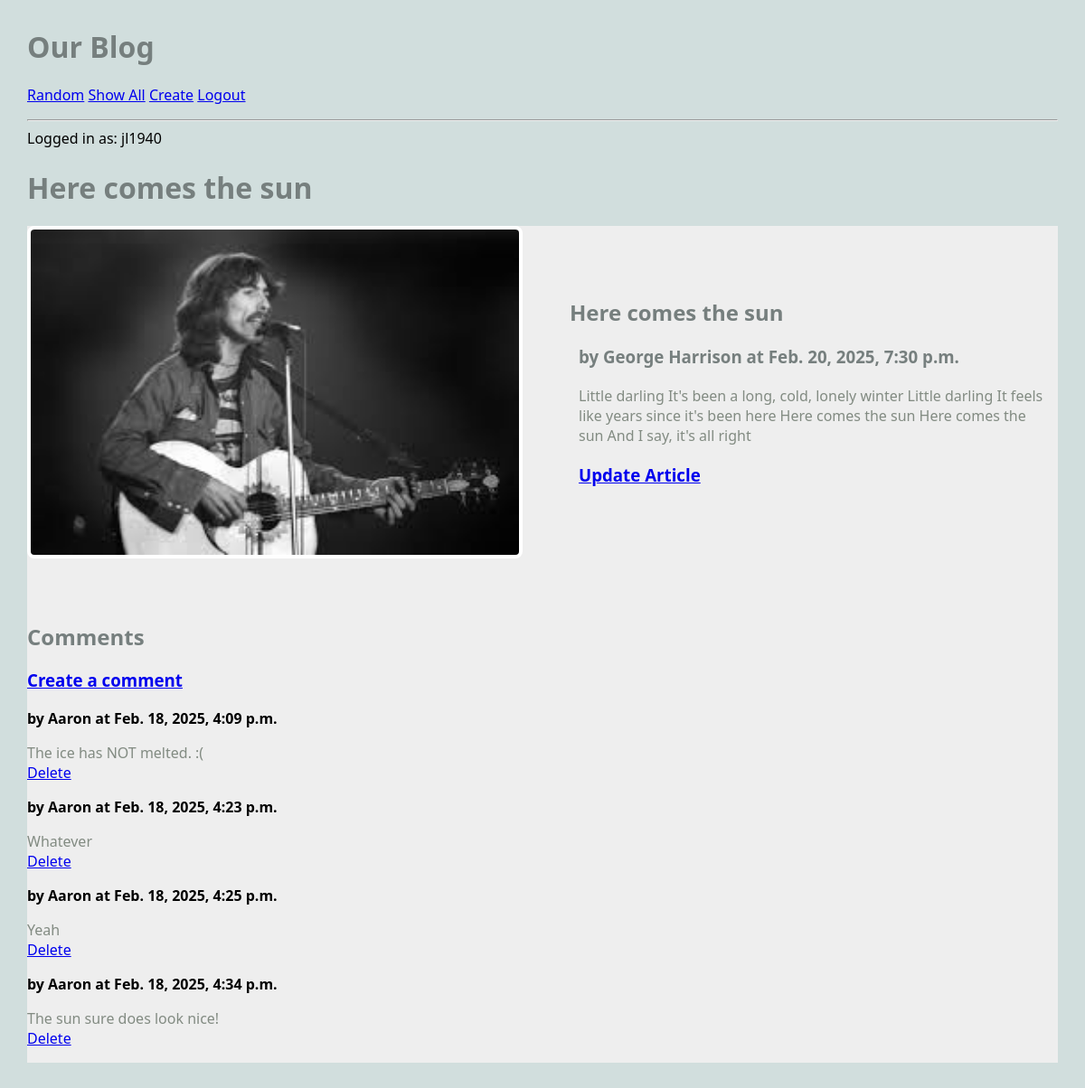
/blog/article/5 (signed in), run on the app's committed database.
### blog/models.py (models this page shows, shortened)
class Article(models.Model):
    title = models.TextField(blank=True)
    author = models.TextField(blank=True)
    text = models.TextField(blank=True)
    published = models.DateTimeField(auto_now=True)
    image_file = models.ImageField(blank=True) # an actual image
    user = models.ForeignKey(User, on_delete=models.CASCADE) ## NEW
    def get_all_comments(self):
        comments = Comment.objects.filter(article=self)
        return comments

class Comment(models.Model):
    article = models.ForeignKey(Article, on_delete=models.CASCADE)
    author = models.TextField(blank=False)
    text = models.TextField(blank=False)
    published = models.DateTimeField(auto_now=True)
    def __str__(self):
        return f'{self.text}'

### blog/views.py (the view)
# urls.py: path('article/<int:pk>', ArticleView.as_view(), name='article'),
class ArticleView(DetailView):
    model = Article
    template_name = "blog/article.html"
    context_object_name = "article" # note singular variable name

### blog/templates/blog/article.html
{% extends 'blog/base.html' %}
{% block content %}
<h1>{{article.title}}</h1>
<main class="grid-container">
    <article class="featured">
        {% if article.image_file %}
        <img src="{{article.image_file.url}}" alt="">
        {% else %}
        <h3>No image</h3>
        {% endif %}
        <div>
            <h2>{{article.title}}</h2>
            <h3>by {{article.author}} at {{article.published}}</h3>
            <p>
                {{article.text}}
            </p>
            <h3>
                <a href="{% url 'update_article' article.pk %}">Update Article</a>
            </h3>
        </div>
    </article>
    <div>
        <h2>Comments</h2>
        <h3>
            <a href="{% url 'create_comment' article.pk %}">Create a comment</a>
        </h3>
        {% for comment in article.get_all_comments %}
            <div>
                <strong>by {{comment.author}} at {{comment.published}}</strong>
                <p>
                    {{comment.text}}
                    <br>
                    <a href="{% url 'delete_comment' comment.pk %}">Delete</a>
                </p>
            </div>
        {% endfor %}
    </div>
</main>
{% endblock %}

### blog/templates/blog/base.html (shortened to what this page needs)
{% load static %}
<html>
    <head>
        <link rel="stylesheet" href="{% static 'styles-blog.css' %}">
    </head>
    <body>
        <head>
            <h1>Our Blog</h1>
            <nav>
                <ul>
                    <li><a href="{% url 'random' %}">Random</a></li>
                    <li><a href="{% url 'show_all' %}">Show All</a></li>
                    <li><a href="{% url 'create_article' %}">Create</a></li>
                    {% if request.user.is_authenticated %}
                    <li><a href="{% url 'logout' %}">Logout</a></li>
                    {% else %}
                    <li><a href="{% url 'login' %}">Login</a></li>
                    {% endif %}
                </ul>
                <hr>
                {% if request.user.is_authenticated %}
                Logged in as: {{request.user}}
                {% else %}
                Not logged in.
                {% endif %}
            </nav>
        </head>
        {% block content %}
        {% endblock %}
    </body>
</html>

### static/styles-blog.css (style rules this page uses)
body { margin: 30px; background: #d1dedd; font-family:'Segoe UI', Tahoma, Geneva, Verdana, sans-serif; }
ul, li { padding: 0px; list-style-type: none; }
h1, h2, h3 { color: #767f7e; }
p { color: #828b82; }
.grid-container { background: #eee; max-width: 900px; display: grid; grid-template-columns: repeat(3, 1fr); grid-gap: 10px; max-width: 1200px; margin: 20px auto; }
article.featured { grid-column: span 3; display: grid; gap: 60px; grid-template-columns: 1fr 1fr; align-items: center; border-bottom: 1px #bbc7c7; padding-bottom: 40px; }
article img, article.featured img { width: 100%; border: 4px solid #fff; border-radius: 8px; }
article p, article h3 { margin: 20px 10px; }
nav li { display: inline; }

### data on the page
Article: title "Here comes the sun", image_file (picture), author "George Harrison", published "Feb. 20, 2025, 7:30 p.m.", text "Little darling It's been a long, cold, lonely winter Little darling It feels like years since it's been here Here comes the sun Here comes the sun And I say, it's all right"
Comment: author "Aaron", published "Feb. 18, 2025, 4:09 p.m.", text "The ice has NOT melted. :("
Comment: author "Aaron", published "Feb. 18, 2025, 4:23 p.m.", text "Whatever"
Comment: author "Aaron", published "Feb. 18, 2025, 4:25 p.m.", text "Yeah"
Comment: author "Aaron", published "Feb. 18, 2025, 4:34 p.m.", text "The sun sure does look nice!"

### other printed values
{{ request.user }} "jl1940"
